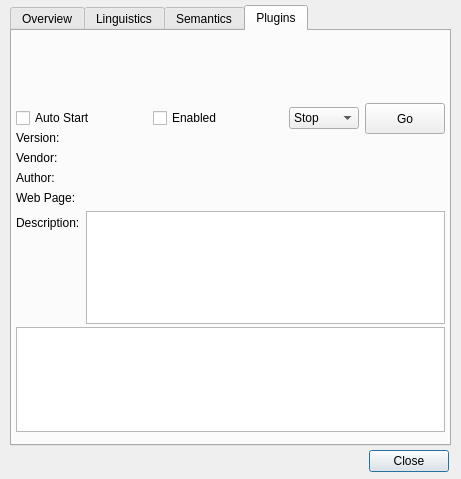
<?xml version="1.0" encoding="UTF-8"?>
<ui version="4.0">
 <author>Wintermute Developers &lt;dev@thesii.org&gt;</author>
 <class>ConfigurationDialog</class>
 <widget class="QDialog" name="ConfigurationDialog">
  <property name="geometry">
   <rect>
    <x>0</x>
    <y>0</y>
    <width>461</width>
    <height>479</height>
   </rect>
  </property>
  <property name="windowTitle">
   <string>Wintermute - Preferences</string>
  </property>
  <property name="windowIcon">
   <iconset resource="../../../../../../../../../../../usr/share/wintermute/plugins/frontend/res.qrc">
    <normaloff>:/img/wm-logo</normaloff>:/img/wm-logo</iconset>
  </property>
  <property name="modal">
   <bool>true</bool>
  </property>
  <widget class="QDialogButtonBox" name="buttonBox">
   <property name="geometry">
    <rect>
     <x>8</x>
     <y>448</y>
     <width>441</width>
     <height>26</height>
    </rect>
   </property>
   <property name="orientation">
    <enum>Qt::Horizontal</enum>
   </property>
   <property name="standardButtons">
    <set>QDialogButtonBox::Close</set>
   </property>
   <property name="centerButtons">
    <bool>false</bool>
   </property>
  </widget>
  <widget class="QTabWidget" name="tabWidget">
   <property name="geometry">
    <rect>
     <x>10</x>
     <y>5</y>
     <width>441</width>
     <height>441</height>
    </rect>
   </property>
   <property name="currentIndex">
    <number>3</number>
   </property>
   <widget class="QWidget" name="tabOverview">
    <attribute name="title">
     <string>Overview</string>
    </attribute>
    <widget class="QPushButton" name="btnRefresh">
     <property name="geometry">
      <rect>
       <x>348</x>
       <y>376</y>
       <width>81</width>
       <height>23</height>
      </rect>
     </property>
     <property name="text">
      <string>&amp;Refresh</string>
     </property>
     <property name="autoDefault">
      <bool>false</bool>
     </property>
    </widget>
    <widget class="QGroupBox" name="groupBox">
     <property name="geometry">
      <rect>
       <x>8</x>
       <y>12</y>
       <width>417</width>
       <height>161</height>
      </rect>
     </property>
     <property name="title">
      <string>Statistics</string>
     </property>
     <property name="alignment">
      <set>Qt::AlignBottom|Qt::AlignLeading|Qt::AlignLeft</set>
     </property>
     <widget class="QWidget" name="formLayoutWidget_4">
      <property name="geometry">
       <rect>
        <x>12</x>
        <y>32</y>
        <width>393</width>
        <height>117</height>
       </rect>
      </property>
      <layout class="QFormLayout" name="formLayout_3">
       <property name="fieldGrowthPolicy">
        <enum>QFormLayout::ExpandingFieldsGrow</enum>
       </property>
       <property name="rowWrapPolicy">
        <enum>QFormLayout::WrapLongRows</enum>
       </property>
       <property name="labelAlignment">
        <set>Qt::AlignCenter</set>
       </property>
       <property name="formAlignment">
        <set>Qt::AlignHCenter|Qt::AlignTop</set>
       </property>
       <item row="0" column="0">
        <widget class="QLCDNumber" name="lcdWord"/>
       </item>
       <item row="1" column="0">
        <widget class="QLCDNumber" name="lcdConc"/>
       </item>
       <item row="1" column="1">
        <widget class="QLabel" name="label_7">
         <property name="text">
          <string>known concepts</string>
         </property>
        </widget>
       </item>
       <item row="2" column="0">
        <widget class="QLCDNumber" name="lcdLink"/>
       </item>
       <item row="2" column="1">
        <widget class="QLabel" name="label_8">
         <property name="text">
          <string>known lexical linkages</string>
         </property>
        </widget>
       </item>
       <item row="3" column="0">
        <widget class="QLCDNumber" name="lcdOnto">
         <property name="value" stdset="0">
          <double>-1.000000000000000</double>
         </property>
        </widget>
       </item>
       <item row="3" column="1">
        <widget class="QLabel" name="label_9">
         <property name="text">
          <string>used ontologies</string>
         </property>
        </widget>
       </item>
       <item row="0" column="1">
        <widget class="QLabel" name="label_6">
         <property name="text">
          <string>known words</string>
         </property>
        </widget>
       </item>
      </layout>
     </widget>
    </widget>
    <widget class="Line" name="line">
     <property name="geometry">
      <rect>
       <x>160</x>
       <y>168</y>
       <width>118</width>
       <height>3</height>
      </rect>
     </property>
     <property name="orientation">
      <enum>Qt::Horizontal</enum>
     </property>
    </widget>
   </widget>
   <widget class="QWidget" name="tabLing">
    <attribute name="title">
     <string>Linguistics</string>
    </attribute>
    <widget class="QTabWidget" name="tabWidget_2">
     <property name="geometry">
      <rect>
       <x>5</x>
       <y>5</y>
       <width>429</width>
       <height>397</height>
      </rect>
     </property>
     <property name="currentIndex">
      <number>0</number>
     </property>
     <widget class="QWidget" name="tabLingMod">
      <attribute name="title">
       <string>Creation + Modification</string>
      </attribute>
      <widget class="QWidget" name="formLayoutWidget_2">
       <property name="geometry">
        <rect>
         <x>1</x>
         <y>5</y>
         <width>421</width>
         <height>353</height>
        </rect>
       </property>
       <layout class="QFormLayout" name="formLayoutMod">
        <property name="fieldGrowthPolicy">
         <enum>QFormLayout::ExpandingFieldsGrow</enum>
        </property>
        <property name="horizontalSpacing">
         <number>6</number>
        </property>
        <property name="verticalSpacing">
         <number>6</number>
        </property>
        <item row="0" column="0">
         <widget class="QLabel" name="localeLabel">
          <property name="text">
           <string>Locale</string>
          </property>
         </widget>
        </item>
        <item row="0" column="1">
         <widget class="QComboBox" name="localeComboBox">
          <property name="frame">
           <bool>false</bool>
          </property>
         </widget>
        </item>
        <item row="1" column="0">
         <widget class="QLabel" name="symbolLabel">
          <property name="text">
           <string>Symbol</string>
          </property>
         </widget>
        </item>
        <item row="1" column="1">
         <widget class="QLineEdit" name="symbolLineEdit">
          <property name="minimumSize">
           <size>
            <width>273</width>
            <height>23</height>
           </size>
          </property>
          <property name="maximumSize">
           <size>
            <width>273</width>
            <height>23</height>
           </size>
          </property>
         </widget>
        </item>
        <item row="2" column="0">
         <widget class="QLabel" name="linksLabel">
          <property name="text">
           <string>Links</string>
          </property>
         </widget>
        </item>
        <item row="2" column="1">
         <widget class="QTableWidget" name="tableWidgetLinks">
          <property name="alternatingRowColors">
           <bool>true</bool>
          </property>
          <property name="sortingEnabled">
           <bool>false</bool>
          </property>
         </widget>
        </item>
        <item row="3" column="1">
         <layout class="QHBoxLayout" name="horizontalLayout_4">
          <item>
           <widget class="QPushButton" name="pushButtonAdd">
            <property name="text">
             <string>Append</string>
            </property>
           </widget>
          </item>
          <item>
           <widget class="QPushButton" name="pushButtonUpdate">
            <property name="text">
             <string>Update</string>
            </property>
           </widget>
          </item>
         </layout>
        </item>
       </layout>
      </widget>
     </widget>
     <widget class="QWidget" name="tabLingDel">
      <attribute name="title">
       <string>Deletion</string>
      </attribute>
      <widget class="QWidget" name="gridLayoutWidget">
       <property name="geometry">
        <rect>
         <x>236</x>
         <y>328</y>
         <width>186</width>
         <height>29</height>
        </rect>
       </property>
       <layout class="QGridLayout" name="gridLayout">
        <property name="horizontalSpacing">
         <number>14</number>
        </property>
        <property name="verticalSpacing">
         <number>0</number>
        </property>
        <item row="0" column="1">
         <widget class="QPushButton" name="pushButtonDelete">
          <property name="text">
           <string>Delete...</string>
          </property>
         </widget>
        </item>
        <item row="0" column="0">
         <widget class="QPushButton" name="pushButtonSelect">
          <property name="text">
           <string>Select...</string>
          </property>
         </widget>
        </item>
       </layout>
      </widget>
      <widget class="QWidget" name="layoutWidget">
       <property name="geometry">
        <rect>
         <x>4</x>
         <y>328</y>
         <width>164</width>
         <height>25</height>
        </rect>
       </property>
       <layout class="QHBoxLayout" name="horizontalLayout_2">
        <item>
         <widget class="QLabel" name="labelComboBoxLingDelete">
          <property name="text">
           <string>Locale</string>
          </property>
         </widget>
        </item>
        <item>
         <widget class="QComboBox" name="comboBoxLingDeleteLocale">
          <property name="minimumSize">
           <size>
            <width>111</width>
            <height>23</height>
           </size>
          </property>
          <property name="maximumSize">
           <size>
            <width>111</width>
            <height>23</height>
           </size>
          </property>
         </widget>
        </item>
       </layout>
      </widget>
      <widget class="QTreeWidget" name="treeWidgetDelete">
       <property name="geometry">
        <rect>
         <x>0</x>
         <y>0</y>
         <width>421</width>
         <height>321</height>
        </rect>
       </property>
       <property name="columnCount">
        <number>2</number>
       </property>
       <attribute name="headerHighlightSections">
        <bool>true</bool>
       </attribute>
       <attribute name="headerShowSortIndicator" stdset="0">
        <bool>true</bool>
       </attribute>
       <column>
        <property name="text">
         <string notr="true">1</string>
        </property>
       </column>
       <column>
        <property name="text">
         <string notr="true">2</string>
        </property>
       </column>
      </widget>
     </widget>
     <widget class="QWidget" name="tabLingSerial">
      <attribute name="title">
       <string>Saving + Loading</string>
      </attribute>
      <widget class="QWidget" name="formLayoutWidget">
       <property name="geometry">
        <rect>
         <x>5</x>
         <y>5</y>
         <width>417</width>
         <height>293</height>
        </rect>
       </property>
       <layout class="QFormLayout" name="formLayout">
        <property name="sizeConstraint">
         <enum>QLayout::SetMinAndMaxSize</enum>
        </property>
        <property name="fieldGrowthPolicy">
         <enum>QFormLayout::FieldsStayAtSizeHint</enum>
        </property>
        <property name="formAlignment">
         <set>Qt::AlignCenter</set>
        </property>
        <item row="0" column="0">
         <widget class="QLabel" name="labelSaveURI">
          <property name="text">
           <string>URI</string>
          </property>
         </widget>
        </item>
        <item row="0" column="1">
         <layout class="QHBoxLayout" name="horizontalLayout_3">
          <item>
           <widget class="QLineEdit" name="uriLineEdit">
            <property name="minimumSize">
             <size>
              <width>118</width>
              <height>23</height>
             </size>
            </property>
            <property name="maximumSize">
             <size>
              <width>118</width>
              <height>23</height>
             </size>
            </property>
            <property name="readOnly">
             <bool>true</bool>
            </property>
           </widget>
          </item>
          <item>
           <widget class="QPushButton" name="btnLingSaveURI">
            <property name="minimumSize">
             <size>
              <width>25</width>
              <height>23</height>
             </size>
            </property>
            <property name="maximumSize">
             <size>
              <width>25</width>
              <height>23</height>
             </size>
            </property>
            <property name="text">
             <string>...</string>
            </property>
           </widget>
          </item>
         </layout>
        </item>
        <item row="1" column="0">
         <widget class="QLabel" name="labelLocale">
          <property name="text">
           <string>Locale</string>
          </property>
         </widget>
        </item>
        <item row="1" column="1">
         <widget class="QComboBox" name="cmbBxLingSaveLocales">
          <property name="sizePolicy">
           <sizepolicy hsizetype="Maximum" vsizetype="Maximum">
            <horstretch>0</horstretch>
            <verstretch>0</verstretch>
           </sizepolicy>
          </property>
          <property name="minimumSize">
           <size>
            <width>151</width>
            <height>23</height>
           </size>
          </property>
          <property name="maximumSize">
           <size>
            <width>151</width>
            <height>23</height>
           </size>
          </property>
         </widget>
        </item>
        <item row="3" column="0">
         <widget class="QLabel" name="labelMethod">
          <property name="text">
           <string>Method</string>
          </property>
         </widget>
        </item>
        <item row="3" column="1">
         <widget class="QRadioButton" name="radioButtonSaving">
          <property name="text">
           <string>Saving</string>
          </property>
         </widget>
        </item>
        <item row="4" column="1">
         <widget class="QRadioButton" name="radioButtonLoading">
          <property name="text">
           <string>Loading</string>
          </property>
          <property name="checked">
           <bool>true</bool>
          </property>
         </widget>
        </item>
        <item row="5" column="1">
         <widget class="QPushButton" name="btnLingSerialDo">
          <property name="sizePolicy">
           <sizepolicy hsizetype="Minimum" vsizetype="Minimum">
            <horstretch>0</horstretch>
            <verstretch>0</verstretch>
           </sizepolicy>
          </property>
          <property name="text">
           <string>&amp;Execute</string>
          </property>
         </widget>
        </item>
       </layout>
      </widget>
     </widget>
    </widget>
   </widget>
   <widget class="QWidget" name="tabSemantics">
    <attribute name="title">
     <string>Semantics</string>
    </attribute>
    <widget class="QTreeView" name="treeViewConcepts">
     <property name="geometry">
      <rect>
       <x>5</x>
       <y>5</y>
       <width>429</width>
       <height>401</height>
      </rect>
     </property>
    </widget>
   </widget>
   <widget class="QWidget" name="tabPlugins">
    <attribute name="title">
     <string>Plugins</string>
    </attribute>
    <widget class="QListWidget" name="listWidgetPlugins">
     <property name="geometry">
      <rect>
       <x>4</x>
       <y>296</y>
       <width>429</width>
       <height>105</height>
      </rect>
     </property>
    </widget>
    <widget class="QWidget" name="formLayoutWidget_3">
     <property name="geometry">
      <rect>
       <x>4</x>
       <y>100</y>
       <width>429</width>
       <height>193</height>
      </rect>
     </property>
     <layout class="QFormLayout" name="formLayout_2">
      <property name="fieldGrowthPolicy">
       <enum>QFormLayout::AllNonFixedFieldsGrow</enum>
      </property>
      <item row="0" column="0">
       <widget class="QLabel" name="label">
        <property name="text">
         <string>Version:</string>
        </property>
       </widget>
      </item>
      <item row="0" column="1">
       <widget class="QLabel" name="lblVersion">
        <property name="text">
         <string/>
        </property>
        <property name="scaledContents">
         <bool>true</bool>
        </property>
        <property name="alignment">
         <set>Qt::AlignRight|Qt::AlignTrailing|Qt::AlignVCenter</set>
        </property>
       </widget>
      </item>
      <item row="1" column="0">
       <widget class="QLabel" name="label_2">
        <property name="text">
         <string>Vendor:</string>
        </property>
       </widget>
      </item>
      <item row="1" column="1">
       <widget class="QLabel" name="lblVendor">
        <property name="text">
         <string/>
        </property>
       </widget>
      </item>
      <item row="2" column="0">
       <widget class="QLabel" name="label_5">
        <property name="text">
         <string>Author:</string>
        </property>
       </widget>
      </item>
      <item row="2" column="1">
       <widget class="QLabel" name="lblAuthor">
        <property name="text">
         <string/>
        </property>
       </widget>
      </item>
      <item row="3" column="0">
       <widget class="QLabel" name="label_4">
        <property name="text">
         <string>Web Page:</string>
        </property>
       </widget>
      </item>
      <item row="3" column="1">
       <widget class="QLabel" name="lblWebPage">
        <property name="text">
         <string/>
        </property>
        <property name="alignment">
         <set>Qt::AlignCenter</set>
        </property>
       </widget>
      </item>
      <item row="4" column="0">
       <widget class="QLabel" name="label_3">
        <property name="text">
         <string>Description:</string>
        </property>
       </widget>
      </item>
      <item row="4" column="1">
       <widget class="QTextEdit" name="txtDescription">
        <property name="autoFormatting">
         <set>QTextEdit::AutoAll</set>
        </property>
        <property name="readOnly">
         <bool>true</bool>
        </property>
       </widget>
      </item>
     </layout>
    </widget>
    <widget class="QLabel" name="lblName">
     <property name="geometry">
      <rect>
       <x>4</x>
       <y>8</y>
       <width>425</width>
       <height>57</height>
      </rect>
     </property>
     <property name="font">
      <font>
       <pointsize>14</pointsize>
       <weight>75</weight>
       <bold>true</bold>
      </font>
     </property>
     <property name="text">
      <string/>
     </property>
     <property name="scaledContents">
      <bool>true</bool>
     </property>
     <property name="alignment">
      <set>Qt::AlignCenter</set>
     </property>
     <property name="wordWrap">
      <bool>true</bool>
     </property>
    </widget>
    <widget class="QWidget" name="horizontalLayoutWidget">
     <property name="geometry">
      <rect>
       <x>4</x>
       <y>72</y>
       <width>429</width>
       <height>31</height>
      </rect>
     </property>
     <layout class="QHBoxLayout" name="horizontalLayout">
      <item>
       <widget class="QCheckBox" name="checkBoxAutoStart">
        <property name="text">
         <string>Auto Start</string>
        </property>
       </widget>
      </item>
      <item>
       <widget class="QCheckBox" name="checkBoxEnabled">
        <property name="text">
         <string>Enabled</string>
        </property>
       </widget>
      </item>
      <item>
       <layout class="QHBoxLayout" name="horizontalLayout_5">
        <property name="sizeConstraint">
         <enum>QLayout::SetNoConstraint</enum>
        </property>
        <item>
         <widget class="QComboBox" name="comboBoxAction">
          <item>
           <property name="text">
            <string>Stop</string>
           </property>
          </item>
          <item>
           <property name="text">
            <string>Start</string>
           </property>
          </item>
          <item>
           <property name="text">
            <string>Restart</string>
           </property>
          </item>
         </widget>
        </item>
        <item>
         <widget class="QPushButton" name="pushButtonPlgnActn">
          <property name="sizePolicy">
           <sizepolicy hsizetype="Minimum" vsizetype="Minimum">
            <horstretch>0</horstretch>
            <verstretch>0</verstretch>
           </sizepolicy>
          </property>
          <property name="maximumSize">
           <size>
            <width>16777215</width>
            <height>16777215</height>
           </size>
          </property>
          <property name="text">
           <string>Go</string>
          </property>
         </widget>
        </item>
       </layout>
      </item>
     </layout>
    </widget>
   </widget>
  </widget>
 </widget>
 <resources>
  <include location="../../../../../../../../../../../usr/share/wintermute/plugins/frontend/res.qrc"/>
 </resources>
 <connections>
  <connection>
   <sender>buttonBox</sender>
   <signal>accepted()</signal>
   <receiver>ConfigurationDialog</receiver>
   <slot>accept()</slot>
   <hints>
    <hint type="sourcelabel">
     <x>248</x>
     <y>254</y>
    </hint>
    <hint type="destinationlabel">
     <x>157</x>
     <y>274</y>
    </hint>
   </hints>
  </connection>
  <connection>
   <sender>buttonBox</sender>
   <signal>rejected()</signal>
   <receiver>ConfigurationDialog</receiver>
   <slot>reject()</slot>
   <hints>
    <hint type="sourcelabel">
     <x>316</x>
     <y>260</y>
    </hint>
    <hint type="destinationlabel">
     <x>286</x>
     <y>274</y>
    </hint>
   </hints>
  </connection>
 </connections>
</ui>
